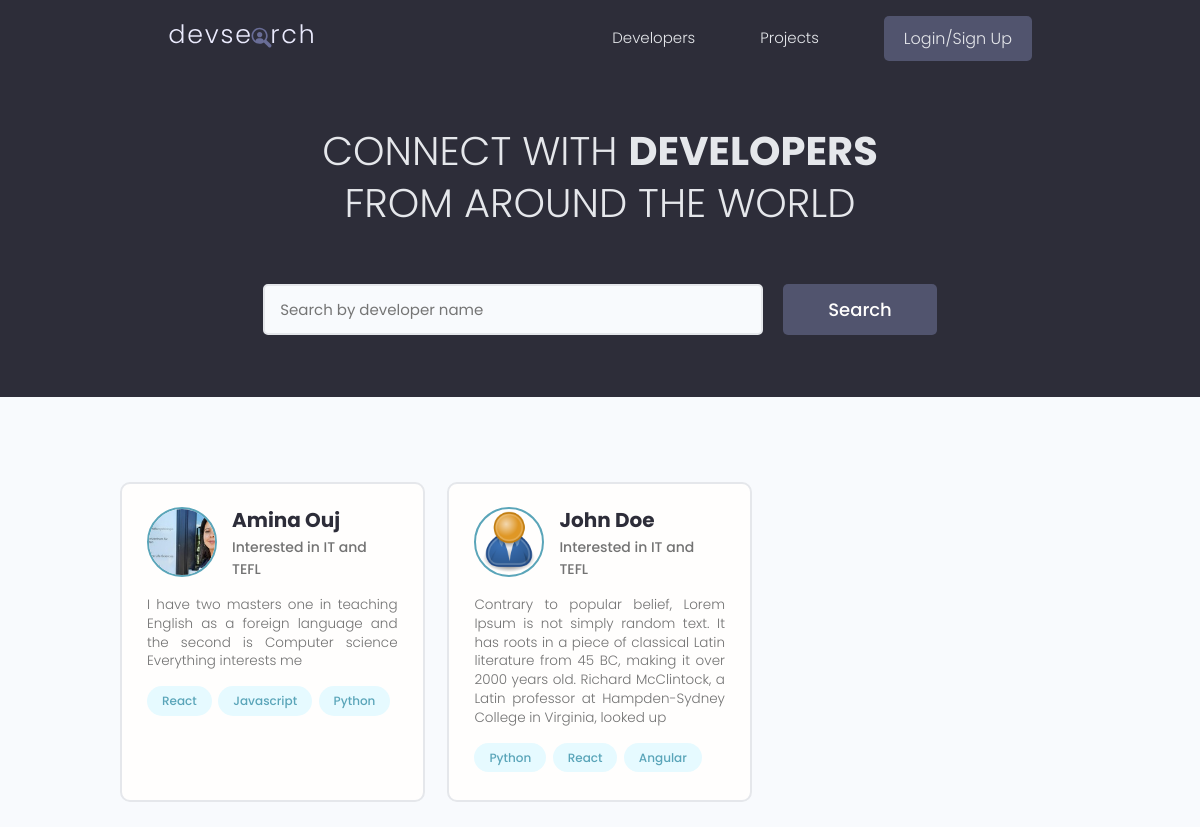
The app's page /, older data.
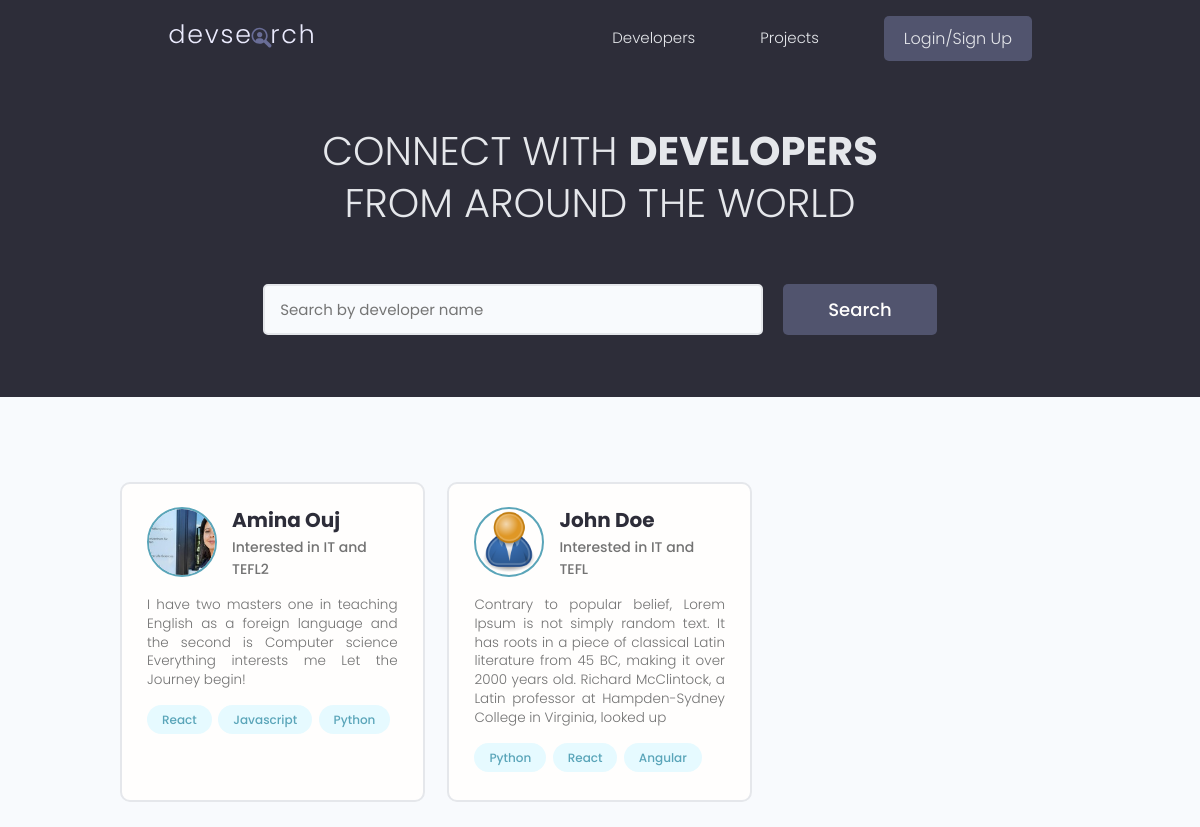
The same page, newer data.
### users/models.py (models this page shows, shortened)
class Profile(models.Model):
    user = models.OneToOneField(User, on_delete=models.CASCADE, null = True, blank=True)
    name = models.CharField(max_length=200,null = True, blank=True)
    location = models.CharField(max_length=200,null = True, blank=True)
    email = models.EmailField(max_length=500,null = True, blank=True)
    username = models.CharField(max_length=200,null = True, blank=True)
    short_intro =  models.CharField(max_length=200,null = True, blank=True)
    bio = models.TextField(null = True, blank=True)
    profile_image = models.ImageField(null = True, blank=True,upload_to='profiles/',default ='profiles/user-default.png')
    social_github = models.CharField(max_length=200,null = True, blank=True)
    social_twitter = models.CharField(max_length=200,null = True, blank=True)
    social_linkedin = models.CharField(max_length=200,null = True, blank=True)
    social_youtube = models.CharField(max_length=200,null = True, blank=True)
    social_website = models.CharField(max_length=200,null = True, blank=True)
    created =  models.DateTimeField(auto_now_add=True)
    id = models.UUIDField(default=uuid.uuid4,unique=True, primary_key=True,editable=False)

### users/views.py (the view)
# urls.py: path('',views.profiles,name='profiles-path'),
def profiles(request):
    profiles = Profile.objects.all()
    context = {'profiles':profiles}
    return render(request,'users/profiles.html',context)

### users/templates/users/profiles.html (shortened to what this page needs)
{% extends "main.html" %}
{% block content %}
    <main class="home">
      <section class="hero-section text-center">
        <div class="container container--narrow">
          <div class="hero-section__box">
            <h2>CONNECT WITH <span>DEVELOPERS</span></h2>
            <h2>FROM AROUND THE WORLD</h2>
          </div>
          <div class="hero-section__search">
            <form class="form" action="#" method="get">
              <div class="form__field">
                <input class="input input--text" id="formInput#search" type="text" name="text"
                  placeholder="Search by developer name" />
              </div>
              <input class="btn btn--sub btn--lg" type="submit" value="Search" />
            </form>
          </div>
        </div>
      </section>
      <section class="devlist">
        <div class="container">
          <div class="grid grid--three">
            {% for profile in profiles %}
            <div class="column card">
              <div class="dev">
                <a href= "{% url 'userProfile-path' profile.id %}" class="card__body">
                  <div class="dev__profile">
                    <img class="avatar avatar--md" src="{{ profile.profile_image.url }}" alt="image" />
                    <div class="dev__meta">
                      <h3>{{profile.name}}</h3>
                      <h5>{{profile.short_intro|slice:"50"}}</h5>
                    </div>
                  </div>
                  <p class="dev__info">
                   {{profile.bio|slice:"250"}}
                  </p>
                  <div class="dev__skills">
                    {% for skill in profile.skill_set.all|slice:"3" %}
                    <span class="tag tag--pill tag--main">
                      <small>{{skill.name}}</small>
                    </span>
                    {% endfor %}
                  </div>
                </a>
              </div>
            </div>
            {% endfor %}
          </div>
        </div>
      </section>
    </main>
{% endblock content %}

Row changes from the older to the newer data that the page shows:
changed Profile "Amina Ouj": short_intro "Interested in IT and TEFL" → "Interested in IT and TEFL2"; bio "I have two masters one in teaching English as a foreign language and the second is Computer science Everything interests me" → "I have two masters one in teaching English as a foreign language and the second is Computer science Everything interests me Let the Journey begin!"
